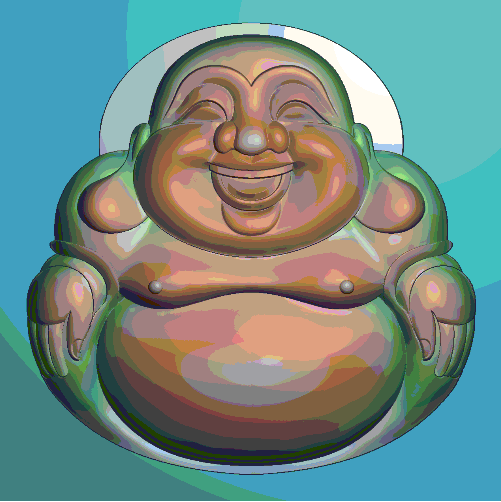
#> input picture lab1/Lab1/Lab1/1.bmp, 501 x 502 px
$ python img_function_3.py
#> lines starting #> are read from the running program, lines starting #| are printed output that depends on the picture
import numpy as np
import cv2
from scipy.fftpack import dct, idct
from skimage.metrics import peak_signal_noise_ratio, structural_similarity

# 读取图像
img = cv2.imread('1.bmp', cv2.IMREAD_GRAYSCALE)
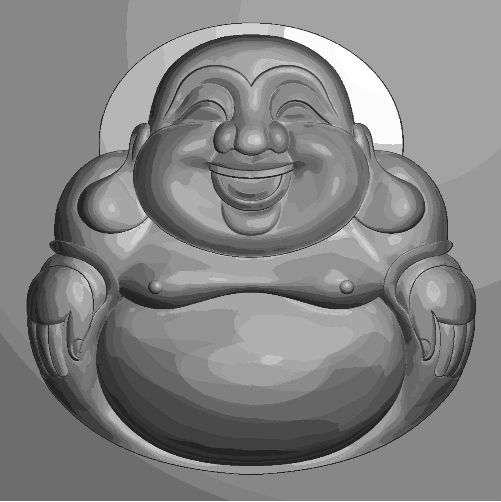
#> img: shape (502, 501); min 36, max 255, mean 131.1

# 选择一个8x8的图像块
block = img[0:250, 0:250]
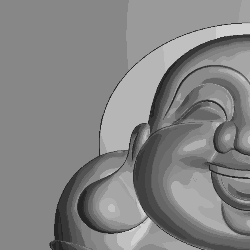
#> block: shape (250, 250); min 36, max 208, mean 132.7

# 进行DCT变换
dct_transformed = dct(dct(block.T, norm='ortho').T, norm='ortho')
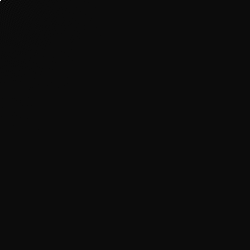
#> dct_transformed: shape (250, 250) float64; min -1686.7, max 33183.4, mean 0.5; drawn with min black and max white

# 保留左上角k个系数
k = 10
dct_transformed_k = dct_transformed.copy()
dct_transformed_k[k:, :] = 0
dct_transformed_k[:, k:] = 0
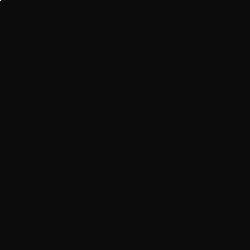
#> dct_transformed_k: shape (250, 250) float64; min -1686.7, max 33183.4, mean 0.5; drawn with min black and max white

# 进行逆DCT变换
idct_transformed = idct(idct(dct_transformed_k.T, norm='ortho').T, norm='ortho')
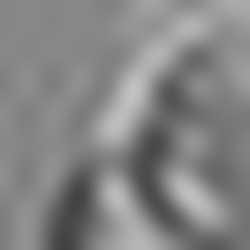
#> idct_transformed: shape (250, 250) float64; min 65.31, max 194, mean 132.7

# 计算PSNR和SSIM
psnr = peak_signal_noise_ratio(block, idct_transformed)
#> psnr = 20.85
#> (the run stopped early here; a loop or call above may not have finished)
